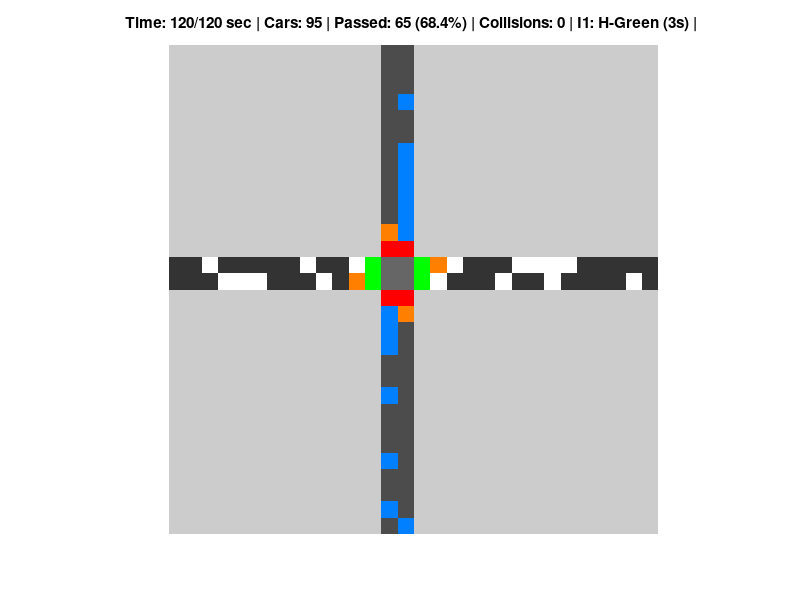

Recreate this plot in MATLAB.
% This program aims to create a traffic flow simulator

% Version 7 adss back previous features such as the traffic lights and user
% input. It also has a user interface displaying statistics, and overall a
% fully functioning intersection system.

clear; clc; close all;

% Inputs
preset = input("Do you want to load a preset? (Y or N) ", "s");

if upper(preset) == "N"
    gridSize = input("Enter grid size [rows cols] (minimum 20x20 recommended): ");
    numCarsPerMin = input("Number of cars per minute (for each direction): ");
    simTime = input("Simulation time (seconds): ");
    
    carSpawnRate = numCarsPerMin / 60;

    fprintf('Define your road layout:\n');
    fprintf('Define your road layout row by row\n');
    
    roadGrid = zeros(gridSize);
    roadDirections = zeros(gridSize); % 1 = east-west, 2 = north-south
    
    % Text-based road drawing
    fprintf('Define your road layout (1=horizontal road, 2=vertical road, 3=intersection, 0=no road):\n');
    for i = 1:gridSize(1)
        rowInput = input(['Row ', num2str(i), ' (', num2str(gridSize(2)), ' digits, use 0,1,2,3): '], 's');
        for j = 1:min(length(rowInput), gridSize(2))
            val = str2double(rowInput(j));
            if val >= 0 && val <= 3
                roadGrid(i, j) = val;
                if val == 1
                    roadDirections(i, j) = 1; % Horizontal
                elseif val == 2
                    roadDirections(i, j) = 2; % Vertical
                elseif val == 3
                    roadDirections(i, j) = 3; % Both
                end
            end
        end
    end
    
else
    % Default preset with cross intersection
    gridSize = [30 30];
    numCarsPerMin = 20;
    simTime = 120;
    carSpawnRate = numCarsPerMin / 60;

    % Create a cross-shaped road with intersection markers
    roadGrid = zeros(gridSize);
    roadDirections = zeros(gridSize);
    centerRow = ceil(gridSize(1)/2);
    centerCol = ceil(gridSize(2)/2);
    
    % Horizontal road (two lanes - two-way road)
    roadGrid(centerRow-1:centerRow, :) = 1; % Two lanes
    roadDirections(centerRow-1:centerRow, :) = 1; % Two lanes
    
    % Vertical road (two lanes - two-way road)
    roadGrid(:, centerCol-1:centerCol) = 2; % Two lanes
    roadDirections(:, centerCol-1:centerCol) = 2; % Two lanes
    
    % Mark intersections
    roadGrid(centerRow-1:centerRow, centerCol-1:centerCol) = 3;
    roadDirections(centerRow-1:centerRow, centerCol-1:centerCol) = 3;
end

% Auto-detect and mark intersections if needed
for i = 2:gridSize(1)-1
    for j = 2:gridSize(2)-1
        % Check if there's both horizontal and vertical roads in adjacent cells
        horizontalRoad = any(roadGrid(i, j-1:j+1) == 1);
        verticalRoad = any(roadGrid(i-1:i+1, j) == 2);
        
        if horizontalRoad && verticalRoad
            roadGrid(i, j) = 3; % Mark as intersection
            roadDirections(i, j) = 3; % Both directions
        end
    end
end

% Traffic light settings
greenDuration = 15; % Green light duration in seconds
yellowDuration = 3; % Yellow light duration in seconds
redDuration = greenDuration + yellowDuration; % Full cycle duration

% Initialize the grid for car positions
% 0 = empty, 1 = right car, -1 = left car, 2 = down car, -2 = up car
grid = zeros(gridSize);

% Define lane directions for spawn and movement
% For horizontal roads: odd rows are eastbound (right), even rows are westbound (left)
% For vertical roads: odd columns are southbound (down), even columns are northbound (up)

% Custom colormap
cmap = [
    0.8 0.8 0.8; % 1: background (light gray)
    0.2 0.2 0.2; % 2: horizontal road
    0.3 0.3 0.3; % 3: vertical road
    0.4 0.4 0.4; % 4: intersection
    1 0 0;       % 5: red light
    1 1 0;       % 6: yellow light
    0 1 0;       % 7: green light
    1 1 1;       % 8: right car (white)
    1 1 1;       % 9: left car (white)
    0 0.5 1;     % 10: down car (blue)
    0 0.5 1;     % 11: up car (blue)
    0.9 0 0;     % 12: collision (bright red)
    0.5 0.5 0.5; % 13: traffic light pole
    1 0.5 0      % 14: stop line
];

% Find all intersections and adjacent road cells
[intersectRows, intersectCols] = find(roadGrid == 3);
numIntersections = length(intersectRows);

% Create traffic light positions
lightPositions = [];
stopLinePositions = [];
% Track intersection zones (cells where cars should not check lights after passing)
intersectionZones = zeros(gridSize);

for i = 1:numIntersections
    r = intersectRows(i);
    c = intersectCols(i);
    
    % Mark this cell as part of an intersection zone
    intersectionZones(r, c) = i;
    
    % Check surrounding cells to place traffic lights
    directions = {'N', 'E', 'S', 'W'};
    offsets = [-1 0; 0 1; 1 0; 0 -1];
    
    for d = 1:4
        nr = r + offsets(d,1);
        nc = c + offsets(d,2);
        
        if nr >= 1 && nr <= gridSize(1) && nc >= 1 && nc <= gridSize(2)
            roadType = roadGrid(nr, nc);
            
            % Place light based on road direction
            if roadType == 1 || roadType == 2
                % Add light at position adjacent to intersection
                lightPositions = [lightPositions; nr nc d i];
                
                % Add stop line two cells before the intersection
                stopR = r + 2*offsets(d,1);
                stopC = c + 2*offsets(d,2);
                
                if stopR >= 1 && stopR <= gridSize(1) && stopC >= 1 && stopC <= gridSize(2)
                    stopLinePositions = [stopLinePositions; stopR stopC d i];
                end
            end
        end
    end
end

% Group intersections by proximity to create proper intersection clusters
if numIntersections > 0
    % Simple clustering based on distance
    maxClusterDist = 3; % Maximum distance for clustered intersections
    clusterIDs = zeros(numIntersections, 1);
    currentCluster = 0;
    
    for i = 1:numIntersections
        if clusterIDs(i) == 0 % Unassigned intersection
            currentCluster = currentCluster + 1;
            clusterIDs(i) = currentCluster;
            
            % Find all intersections close to this one
            for j = 1:numIntersections
                if i ~= j && clusterIDs(j) == 0
                    dist = sqrt(sum((intersectRows(i) - intersectRows(j))^2 + (intersectCols(i) - intersectCols(j))^2));
                    if dist <= maxClusterDist
                        clusterIDs(j) = currentCluster;
                    end
                end
            end
        end
    end
    
    numClusters = max(clusterIDs);
    
    % Create light phases for each intersection cluster
    lightPhases = cell(numClusters, 1);
    lightTimers = zeros(numClusters, 1);
    currentPhases = ones(numClusters, 1); % 1=Horizontal green, 2=Horizontal yellow, 3=Vertical green, 4=Vertical yellow
    
    for i = 1:numClusters
        % Define the traffic light sequence for this intersection
        lightPhases{i} = {
            {'H', greenDuration},  % Horizontal green
            {'HY', yellowDuration}, % Horizontal yellow
            {'V', greenDuration},  % Vertical green
            {'VY', yellowDuration}  % Vertical yellow
        };
        lightTimers(i) = lightPhases{i}{1}{2}; % Start with the duration of first phase
    end
else
    numClusters = 0;
    lightPhases = {};
    lightTimers = [];
    currentPhases = [];
end

% Initialize visualization
visualGrid = ones(gridSize);
figure('Name', 'Traffic Simulation', 'Position', [100 100 800 800]);
h = imshow(visualGrid, cmap, 'InitialMagnification', 'fit');
axis off;
title('Traffic Simulation with Intersection Control');

% Create a lookup table for direction-based car movement
directionOffsets = [
    0 1;   % 1: Right-moving car
    0 -1;  % -1: Left-moving car
    1 0;   % 2: Down-moving car
    -1 0   % -2: Up-moving car
];

% Car counters
totalCars = 0;
passedCars = 0;
collisions = 0;

% Traffic light states tracking
lightStates = zeros(size(lightPositions, 1), 1); % 1=green, 2=yellow, 3=red

% Create a car ID tracking system - each car gets a unique ID
nextCarID = 1;
carIDs = zeros(gridSize); % Store unique car IDs in each cell

% Track which cars have passed which intersections
carPassedIntersection = []; % Will store [carID intersectionID] pairs

% Define a minimum car spacing (in cells)
minCarSpacing = 2;

% Main simulation loop
for t = 1:simTime
    % Update traffic light phases
    for i = 1:numClusters
        lightTimers(i) = lightTimers(i) - 1;
        
        if lightTimers(i) <= 0
            % Move to next phase
            currentPhases(i) = mod(currentPhases(i), 4) + 1;
            lightTimers(i) = lightPhases{i}{currentPhases(i)}{2};
        end
    end
    
    % Build the visual grid
    visualGrid = ones(gridSize);
    
    % Add roads
    visualGrid(roadGrid == 1) = 2; % Horizontal roads
    visualGrid(roadGrid == 2) = 3; % Vertical roads
    visualGrid(roadGrid == 3) = 4; % Intersections
    
    % Add stop lines
    for i = 1:size(stopLinePositions, 1)
        r = stopLinePositions(i, 1);
        c = stopLinePositions(i, 2);
        visualGrid(r, c) = 14; % Stop line
    end
    
    % Update traffic light states and visuals
    for i = 1:size(lightPositions, 1)
        r = lightPositions(i, 1);
        c = lightPositions(i, 2);
        direction = lightPositions(i, 3);
        intersectionIdx = lightPositions(i, 4);
        
        % Ensure we have a valid clusterID
        if intersectionIdx <= numIntersections
            clusterID = clusterIDs(intersectionIdx);
            
            % Get current phase for this cluster
            phase = currentPhases(clusterID);
            phaseInfo = lightPhases{clusterID}{phase}{1};
            
            % Determine light color based on phase and direction
            % Direction 1-North, 2-East, 3-South, 4-West
            isHorizontal = (direction == 2 || direction == 4); % East or West
            
            if isHorizontal % Horizontal road light
                if strcmp(phaseInfo, 'H')
                    lightColor = 7; % Green
                    lightStates(i) = 1;
                elseif strcmp(phaseInfo, 'HY')
                    lightColor = 6; % Yellow
                    lightStates(i) = 2;
                else
                    lightColor = 5; % Red
                    lightStates(i) = 3;
                end
            else % Vertical road light
                if strcmp(phaseInfo, 'V')
                    lightColor = 7; % Green
                    lightStates(i) = 1;
                elseif strcmp(phaseInfo, 'VY')
                    lightColor = 6; % Yellow
                    lightStates(i) = 2;
                else
                    lightColor = 5; % Red
                    lightStates(i) = 3;
                end
            end
            
            % Place the light
            visualGrid(r, c) = lightColor;
        end
    end
    
    % First, create a list of all cars with their locations and directions
    % Find all cars
    [carRows, carCols] = find(grid ~= 0);
    allCars = [];
    
    for i = 1:length(carRows)
        r = carRows(i);
        c = carCols(i);
        carType = grid(r, c);
        carID = carIDs(r, c);
        
        % Determine direction index for this car type
        dirIdx = find([1, -1, 2, -2] == carType);
        
        if ~isempty(dirIdx)
            % [ID, row, col, type, direction index]
            allCars = [allCars; carID, r, c, carType, dirIdx];
        end
    end
    
    % Initialize new grid and car IDs for the next step
    newGrid = zeros(size(grid));
    newCarIDs = zeros(size(carIDs));
    
    % Track which positions will be occupied in the next step
    occupiedPositions = zeros(gridSize);
    
    % First pass: check if cars can move or should stay in place
    carMoves = zeros(size(allCars, 1), 3); % [row, col, should_move]
    
    for i = 1:size(allCars, 1)
        carID = allCars(i, 1);
        r = allCars(i, 2);
        c = allCars(i, 3);
        carType = allCars(i, 4);
        dirIdx = allCars(i, 5);
        
        % Get movement direction
        dr = directionOffsets(dirIdx, 1);
        dc = directionOffsets(dirIdx, 2);
        
        % Calculate next position
        nr = r + dr;
        nc = c + dc;
        
        % Default: don't move
        carMoves(i, :) = [r, c, 0];
        
        % Check if next position is valid
        if nr >= 1 && nr <= gridSize(1) && nc >= 1 && nc <= gridSize(2) && roadGrid(nr, nc) > 0
            % Check if car is at a stop line before a red light
            atStopLine = false;
            mustStop = false;
            
            % Check if we're at a stop line
            for sl = 1:size(stopLinePositions, 1)
                stopR = stopLinePositions(sl, 1);
                stopC = stopLinePositions(sl, 2);
                stopDir = stopLinePositions(sl, 3);
                stopIntersectionIdx = stopLinePositions(sl, 4);
                
                % If we're at this stop line
                if r == stopR && c == stopC
                    atStopLine = true;
                    
                    % Check if this car has already passed this intersection
                    carPassedThisIntersection = false;
                    if ~isempty(carPassedIntersection)
                        carPassedThisIntersection = any(carPassedIntersection(:, 1) == carID & ...
                                                     carPassedIntersection(:, 2) == stopIntersectionIdx);
                    end
                    
                    % If car hasn't passed intersection yet, check light status
                    if ~carPassedThisIntersection
                        % Find the corresponding light
                        for lp = 1:size(lightPositions, 1)
                            if lp <= size(lightPositions, 1) && stopIntersectionIdx <= numIntersections && ...
                               lightPositions(lp, 4) == stopIntersectionIdx && lightPositions(lp, 3) == stopDir
                                % Check if the light is red or yellow
                                if lightStates(lp) >= 2  % Yellow or Red
                                    mustStop = true;
                                end
                                break;
                            end
                        end
                    end
                    break;
                end
            end
            
            % Determine if next cell is an intersection
            nextIsIntersection = roadGrid(nr, nc) == 3;
            
            % If car enters an intersection, mark it as having passed
            if nextIsIntersection && intersectionZones(nr, nc) > 0
                intersectionID = intersectionZones(nr, nc);
                % Check if we need to add this car-intersection pair
                carPassedThisIntersection = false;
                if ~isempty(carPassedIntersection)
                    carPassedThisIntersection = any(carPassedIntersection(:, 1) == carID & ...
                                                 carPassedIntersection(:, 2) == intersectionID);
                end
                
                % If not already marked as passed, add it
                if ~carPassedThisIntersection
                    carPassedIntersection = [carPassedIntersection; [carID intersectionID]];
                end
            end
            
            % If we're at a stop line and must stop, stay in place
            if atStopLine && mustStop
                carMoves(i, :) = [r, c, 0]; % Stay in place
                continue;
            end
            
            % Check for cars in front to maintain spacing
            carInFront = false;
            for j = 1:size(allCars, 1)
                if i ~= j && allCars(j, 4) == carType  % Same car type/direction
                    % Check if it's in front of us in the same lane
                    otherR = allCars(j, 2);
                    otherC = allCars(j, 3);
                    
                    % Calculate distance based on direction
                    if abs(carType) == 1  % Horizontal movement
                        if dr > 0 && otherC > c && otherC - c < minCarSpacing && otherR == r
                            carInFront = true;
                            break;
                        elseif dr < 0 && otherC < c && c - otherC < minCarSpacing && otherR == r
                            carInFront = true;
                            break;
                        end
                    else  % Vertical movement
                        if dc > 0 && otherR > r && otherR - r < minCarSpacing && otherC == c
                            carInFront = true;
                            break;
                        elseif dc < 0 && otherR < r && r - otherR < minCarSpacing && otherC == c
                            carInFront = true;
                            break;
                        end
                    end
                end
            end
            
            % Move only if there's no car directly in front
            if ~carInFront
                carMoves(i, :) = [nr, nc, 1]; % Move to next position
            else
                carMoves(i, :) = [r, c, 0]; % Stay in place
            end
        else
            % Car reached edge of grid - count as passed and mark for removal
            passedCars = passedCars + 1;
            carMoves(i, :) = [-1, -1, -1]; % Special marker for cars that exit
        end
    end
    
    % Second pass: apply moves with priority to forward-most cars first
    % Sort cars by direction and position for priority
    if ~isempty(allCars)
        for carType = [1, -1, 2, -2]  % Process each direction separately
            carsOfType = find(allCars(:, 4) == carType);
            
            if ~isempty(carsOfType)
                % Get positions and sort by priority based on direction
                typeCars = allCars(carsOfType, :);
                typeMoves = carMoves(carsOfType, :);
                
                if carType == 1  % Right-moving
                    [~, sortIdx] = sort(typeCars(:, 3), 'descend');  % Sort by column (rightmost first)
                elseif carType == -1  % Left-moving
                    [~, sortIdx] = sort(typeCars(:, 3), 'ascend');  % Sort by column (leftmost first)
                elseif carType == 2  % Down-moving
                    [~, sortIdx] = sort(typeCars(:, 2), 'descend');  % Sort by row (bottom first)
                else  % Up-moving
                    [~, sortIdx] = sort(typeCars(:, 2), 'ascend');  % Sort by row (top first)
                end
                
                typeCars = typeCars(sortIdx, :);
                typeMoves = typeMoves(sortIdx, :);
                
                % Apply moves in order of priority
                for j = 1:size(typeCars, 1)
                    carID = typeCars(j, 1);
                    moveRow = typeMoves(j, 1);
                    moveCol = typeMoves(j, 2);
                    shouldMove = typeMoves(j, 3);
                    
                    % Skip cars that have exited
                    if shouldMove == -1
                        continue;
                    end
                    
                    % Check if destination is already occupied
                    if occupiedPositions(moveRow, moveCol) == 0
                        % Position is free, move car
                        newGrid(moveRow, moveCol) = carType;
                        newCarIDs(moveRow, moveCol) = carID;
                        occupiedPositions(moveRow, moveCol) = 1;
                    else
                        % Try to find a backup position - this is important for cars behind stopped cars
                        r = typeCars(j, 2);
                        c = typeCars(j, 3);
                        
                        % Keep original position if it's free
                        if occupiedPositions(r, c) == 0
                            newGrid(r, c) = carType;
                            newCarIDs(r, c) = carID;
                            occupiedPositions(r, c) = 1;
                        else
                            % Find an alternative position nearby
                            dr = directionOffsets(typeCars(j, 5), 1);
                            dc = directionOffsets(typeCars(j, 5), 2);
                            
                            for dist = 1:3  % Try up to 3 cells back
                                backR = r - dist*dr;
                                backC = c - dist*dc;
                                
                                if backR >= 1 && backR <= gridSize(1) && backC >= 1 && backC <= gridSize(2) && ...
                                   roadGrid(backR, backC) > 0 && occupiedPositions(backR, backC) == 0
                                    newGrid(backR, backC) = carType;
                                    newCarIDs(backR, backC) = carID;
                                    occupiedPositions(backR, backC) = 1;
                                    break;
                                end
                            end
                            % If no position found, car is lost (simplification)
                        end
                    end
                end
            end
        end
    end
    
    % Update the grid for the next iteration
    grid = newGrid;
    carIDs = newCarIDs;
    
    % Spawn new cars at edges with proper road checks and two-way logic
    % Find the middle of the grid for reference
    centerRow = ceil(gridSize(1)/2);
    centerCol = ceil(gridSize(2)/2);
    
    % Left edge - spawn right-moving (eastbound) cars
    for r = 1:gridSize(1)
        if roadGrid(r, 1) == 1 && mod(r - centerRow, 2) == 1 && rand < carSpawnRate && grid(r, 1) == 0
            % Check if there's enough space (no car in front)
            carInFront = false;
            for c = 2:min(1+minCarSpacing, gridSize(2))
                if grid(r, c) ~= 0
                    carInFront = true;
                    break;
                end
            end
            
            if ~carInFront
                grid(r, 1) = 1; % Right-moving car
                carIDs(r, 1) = nextCarID;
                nextCarID = nextCarID + 1;
                totalCars = totalCars + 1;
            end
        end
    end
    
    % Right edge - spawn left-moving (westbound) cars
    for r = 1:gridSize(1)
        if roadGrid(r, gridSize(2)) == 1 && mod(r - centerRow, 2) == 0 && rand < carSpawnRate && grid(r, gridSize(2)) == 0
            % Check if there's enough space (no car in front)
            carInFront = false;
            for c = gridSize(2)-1:-1:max(gridSize(2)-minCarSpacing, 1)
                if grid(r, c) ~= 0
                    carInFront = true;
                    break;
                end
            end
            
            if ~carInFront
                grid(r, gridSize(2)) = -1; % Left-moving car
                carIDs(r, gridSize(2)) = nextCarID;
                nextCarID = nextCarID + 1;
                totalCars = totalCars + 1;
            end
        end
    end
    
    % Top edge - spawn down-moving (southbound) cars
    for c = 1:gridSize(2)
        if roadGrid(1, c) == 2 && mod(c - centerCol, 2) == 0 && rand < carSpawnRate && grid(1, c) == 0
            % Check if there's enough space (no car in front)
            carInFront = false;
            for r = 2:min(1+minCarSpacing, gridSize(1))
                if grid(r, c) ~= 0
                    carInFront = true;
                    break;
                end
            end
            
            if ~carInFront
                grid(1, c) = 2; % Down-moving car
                carIDs(1, c) = nextCarID;
                nextCarID = nextCarID + 1;
                totalCars = totalCars + 1;
            end
        end
    end
    
    % Bottom edge - spawn up-moving (northbound) cars
    for c = 1:gridSize(2)
        if roadGrid(gridSize(1), c) == 2 && mod(c - centerCol, 2) == 1 && rand < carSpawnRate && grid(gridSize(1), c) == 0
            % Check if there's enough space (no car in front)
            carInFront = false;
            for r = gridSize(1)-1:-1:max(gridSize(1)-minCarSpacing, 1)
                if grid(r, c) ~= 0
                    carInFront = true;
                    break;
                end
            end
            
            if ~carInFront
                grid(gridSize(1), c) = -2; % Up-moving car
                carIDs(gridSize(1), c) = nextCarID;
                nextCarID = nextCarID + 1;
                totalCars = totalCars + 1;
            end
        end
    end
    
    % Update visual grid with cars - consistent colors for directions
    carPositions = zeros(gridSize); % Reset car position tracking
    
    % Apply car colors
    for r = 1:gridSize(1)
        for c = 1:gridSize(2)
            if grid(r, c) ~= 0
                carType = grid(r, c);
                
                % Track car position for collision detection
                carPositions(r, c) = 1;
                
                % Apply consistent colors
                if abs(carType) == 1  % Horizontal movement
                    visualGrid(r, c) = 8; % White
                else  % Vertical movement
                    visualGrid(r, c) = 10; % Blue
                end
            end
        end
    end 
    
    % Check for real collisions
    collisionCount = 0;
    realCollisions = zeros(gridSize);
    
    % Only use exact position matches for collision detection
    % Two cars are in the same cell - this is a real collision
    for r = 1:gridSize(1)
        for c = 1:gridSize(2)
            % Count cars in exactly this cell
            carCount = sum(sum(grid(r, c) ~= 0));
            
            % If more than one car in exact same position
            if carCount > 1
                realCollisions(r, c) = 1;
                collisionCount = collisionCount + 1;
                visualGrid(r, c) = 12; % Mark as collision (red)
            end
        end
    end
    
    % Only count new collisions
    if collisionCount > 0
        collisions = collisions + 1;
    end
    
    set(h, 'CData', visualGrid);
    
    % Display status
    lightStatus = '';
    if numClusters > 0
        for i = 1:min(3, numClusters) % Show up to 3 clusters
            phase = currentPhases(i);
            phaseInfo = lightPhases{i}{phase}{1};
            timer = lightTimers(i);
            
            if strcmp(phaseInfo, 'H')
                phaseStr = 'H-Green';
            elseif strcmp(phaseInfo, 'HY')
                phaseStr = 'H-Yellow';
            elseif strcmp(phaseInfo, 'V')
                phaseStr = 'V-Green';
            else
                phaseStr = 'V-Yellow';
            end
            
            lightStatus = [lightStatus sprintf('I%d: %s (%ds) | ', i, phaseStr, timer)];
        end
    end
    
    efficiency = 0;
    if totalCars > 0
        efficiency = 100 * passedCars / totalCars;
    end
    
    statusStr = sprintf('Time: %d/%d sec | Cars: %d | Passed: %d (%.1f%%) | Collisions: %d | %s', ...
        t, simTime, totalCars, passedCars, efficiency, collisions, lightStatus);
    title(statusStr);
    
    drawnow;
    pause(0.8); % Animation speed
end

% Final statistics
fprintf('\n--- Simulation Complete ---\n');
fprintf('Total cars generated: %d\n', totalCars);
fprintf('Cars that passed through: %d (%.1f%%)\n', passedCars, 100 * passedCars / max(1, totalCars));
fprintf('Collisions: %d\n', collisions);